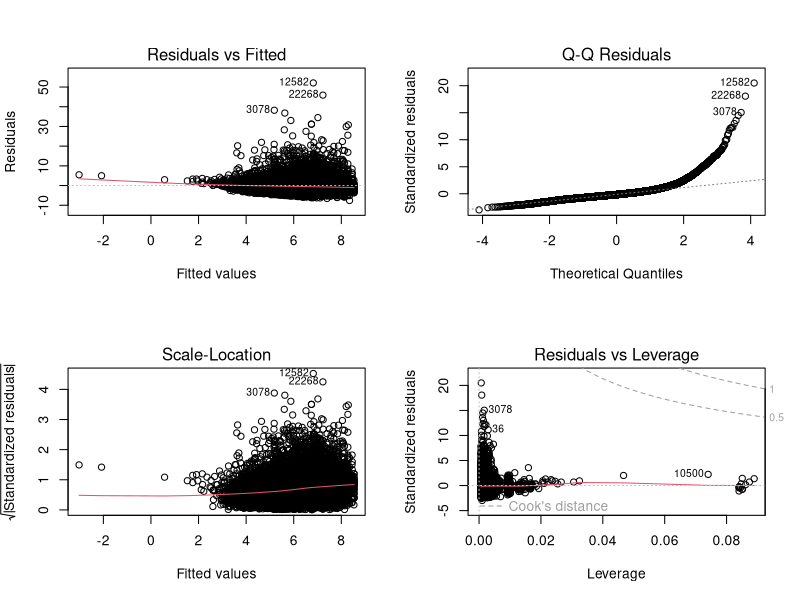
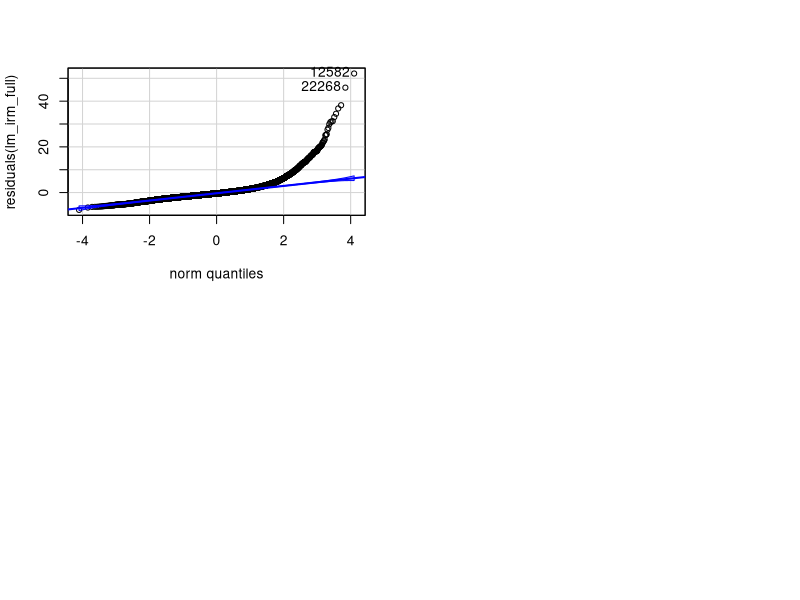
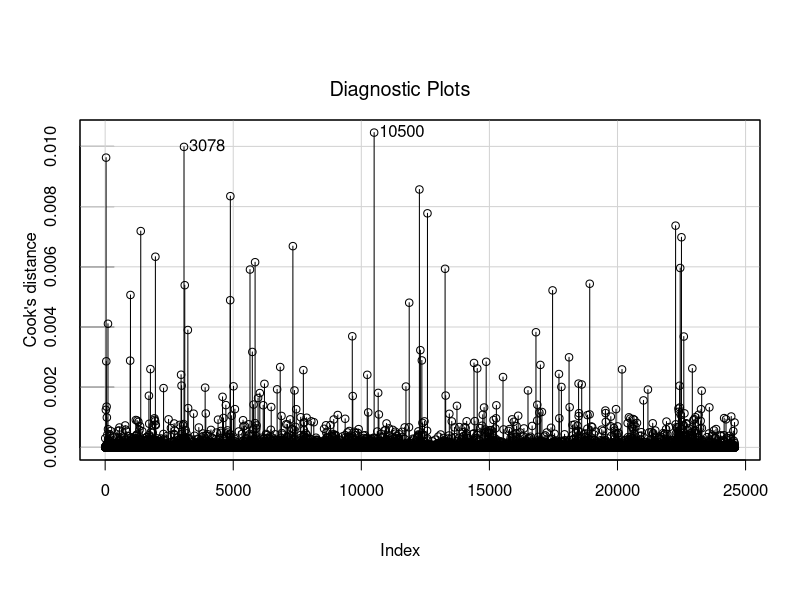

The R script that drew these images, in order: (Note: this script raises an error after producing the figures.)
## ---- chunk 1
knitr::opts_chunk$set(echo = TRUE)
# REMEMBER THO CHANCGE THE WORKING DIRECTORY
setwd("C:/Users/ricca/Desktop/UNI/Magistrale/Anno3/Statistical_Inference_and_Learning/SIL Projcet/Statistical_Inference_Learning_Project/Fire_Incident_Dispatch_Analysis")
## ---- chunk 2
# installation of packages in case the user has not installed yet
requirements <- c("leaflet", "car", "caTools", "tidyverse")

for (req in requirements){
  if (!require(req, character.only = TRUE)){
      install.packages(req)
  }
}
## ---- chunk 3
fire_data_clean.train <- read.csv("datasets/fire_data_clean.train.csv", 
                                  stringsAsFactors = TRUE)
fire_data_clean.test <- read.csv("datasets/fire_data_clean.test.csv", 
                                 stringsAsFactors = TRUE)

fire_data_clean.train$cong_dist <- as.factor(fire_data_clean.train$cong_dist)
fire_data_clean.test$cong_dist <- as.factor(fire_data_clean.test$cong_dist)
## ---- chunk 4
# load train and test dataframes
resp_min_fd.train <- fire_data_clean.train
resp_min_fd.test <- fire_data_clean.test

# remove the future time differences
resp_min_fd.train <- resp_min_fd.train %>% select(-c(emergency_min_qy))
resp_min_fd.test <- resp_min_fd.test %>% select(-c(emergency_min_qy))
## ---- chunk 5
lm_irm_full <- lm(inc_resp_min_qy ~ ., data = resp_min_fd.train)
summary(lm_irm_full)
## ---- chunk 6
par(mfrow=c(2,2))
plot(lm_irm_full)
## ---- chunk 7
qqPlot(residuals(lm_irm_full))
## ---- chunk 8
influenceIndexPlot(lm_irm_full, vars = "Cook")
## ---- chunk 9
residualPlots(lm_irm_full)
## ---- chunk 10
powerTransform(lm_irm_full)
## ---- chunk 11
vif(lm_irm_full)
## ---- chunk 12
lm_irm_full_upd <- update(lm_irm_full, log(inc_resp_min_qy) ~ . - cong_dist - inc_class_group - highest_al_level)
vif(lm_irm_full_upd)
## ---- chunk 13
summary(lm_irm_full_upd)
## ---- chunk 14
par(mfrow=c(2,2))
plot(lm_irm_full_upd)
## ---- chunk 15
qqPlot(residuals(lm_irm_full_upd))
## ---- chunk 16
influenceIndexPlot(lm_irm_full_upd, vars = "Cook")
## ---- chunk 17
residualPlots(lm_irm_full_upd)
## ---- chunk 18
lm_irm_full_upd_2 <- update(lm_irm_full_upd, . ~ . - others_units_assigned -
                              engines_assigned - ladders_assigned + 
                              log(engines_assigned + 1) +
                              log(ladders_assigned + 1) + 
                              log(others_units_assigned + 1) + 
                              log(engines_assigned + 1))
summary(lm_irm_full_upd_2)
## ---- chunk 19
par(mfrow=c(2,2))
plot(lm_irm_full_upd_2)
## ---- chunk 20
qqPlot(residuals(lm_irm_full_upd_2))
## ---- chunk 21
influenceIndexPlot(lm_irm_full_upd, vars = "Cook")
## ---- chunk 22
residualPlots(lm_irm_full_upd_2)
## ---- chunk 23
lm_em_full <- lm(emergency_min_qy ~ ., data = fire_data_clean.train)
summary(lm_em_full)
## ---- chunk 24
par(mfrow=c(2,2))
plot(lm_em_full)
## ---- chunk 25
qqPlot(residuals(lm_em_full))
## ---- chunk 26
influenceIndexPlot(lm_em_full, vars = "Cook")
## ---- chunk 27
powerTransform(lm_em_full)
## ---- chunk 28
vif(lm_em_full)
## ---- chunk 29
lm_em_full_014 <- update(lm_em_full, I(emergency_min_qy ^ 0.14) ~ . - cong_dist - highest_al_level - inc_class_group)
summary(lm_em_full_014)
## ---- chunk 30
par(mfrow=c(2,2))
plot(lm_em_full_014)
## ---- chunk 31
qqPlot(residuals(lm_em_full_014))
## ---- chunk 32
lm_em_full_014_upd <- update(lm_em_full_014, . ~ . + log(inc_resp_min_qy) - ladders_assigned - day_type)
summary(lm_em_full_014_upd)
## ---- chunk 33
qqPlot(residuals(lm_em_full_014_upd))
## ---- chunk 34
lm_em_full_log <- update(lm_em_full, log(emergency_min_qy) ~ . - cong_dist - highest_al_level - inc_class_group)
summary(lm_em_full_log)
## ---- chunk 35
par(mfrow=c(2,2))
plot(lm_em_full_log)
## ---- chunk 36
qqPlot(residuals(lm_em_full_log))
